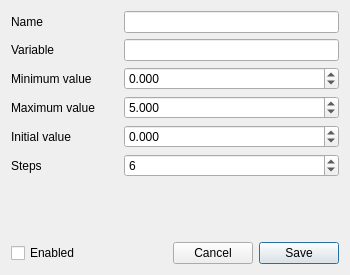
<?xml version="1.0" encoding="UTF-8"?>
<ui version="4.0">
 <class>SliderDialog</class>
 <widget class="QDialog" name="SliderDialog">
  <property name="geometry">
   <rect>
    <x>0</x>
    <y>0</y>
    <width>350</width>
    <height>275</height>
   </rect>
  </property>
  <property name="windowTitle">
   <string>Slider settings</string>
  </property>
  <layout class="QGridLayout" name="gridLayout">
   <item row="4" column="0">
    <widget class="QLabel" name="labelInit">
     <property name="text">
      <string>Initial value</string>
     </property>
    </widget>
   </item>
   <item row="5" column="0">
    <widget class="QLabel" name="labelStep">
     <property name="text">
      <string>Steps</string>
     </property>
    </widget>
   </item>
   <item row="3" column="0">
    <widget class="QLabel" name="labelMax">
     <property name="text">
      <string>Maximum value</string>
     </property>
    </widget>
   </item>
   <item row="2" column="0">
    <widget class="QLabel" name="labelMin">
     <property name="text">
      <string>Minimum value</string>
     </property>
    </widget>
   </item>
   <item row="1" column="0">
    <widget class="QLabel" name="labelLabel">
     <property name="text">
      <string>Variable</string>
     </property>
    </widget>
   </item>
   <item row="0" column="0">
    <widget class="QLabel" name="labelName">
     <property name="text">
      <string>Name</string>
     </property>
    </widget>
   </item>
   <item row="6" column="0" colspan="3">
    <spacer name="verticalSpacer">
     <property name="orientation">
      <enum>Qt::Vertical</enum>
     </property>
     <property name="sizeHint" stdset="0">
      <size>
       <width>0</width>
       <height>0</height>
      </size>
     </property>
    </spacer>
   </item>
   <item row="4" column="1" colspan="2">
    <widget class="QDoubleSpinBox" name="Init">
     <property name="decimals">
      <number>3</number>
     </property>
     <property name="minimum">
      <double>-99999.000000000000000</double>
     </property>
     <property name="maximum">
      <double>99999.000000000000000</double>
     </property>
    </widget>
   </item>
   <item row="3" column="1" colspan="2">
    <widget class="QDoubleSpinBox" name="Max">
     <property name="decimals">
      <number>3</number>
     </property>
     <property name="minimum">
      <double>-99999.000000000000000</double>
     </property>
     <property name="maximum">
      <double>99999.000000000000000</double>
     </property>
     <property name="value">
      <double>5.000000000000000</double>
     </property>
    </widget>
   </item>
   <item row="2" column="1" colspan="2">
    <widget class="QDoubleSpinBox" name="Min">
     <property name="decimals">
      <number>3</number>
     </property>
     <property name="minimum">
      <double>-99999.000000000000000</double>
     </property>
     <property name="maximum">
      <double>99999.000000000000000</double>
     </property>
    </widget>
   </item>
   <item row="1" column="1" colspan="2">
    <widget class="QLineEdit" name="Label"/>
   </item>
   <item row="0" column="1" colspan="2">
    <widget class="QLineEdit" name="Name"/>
   </item>
   <item row="7" column="0" colspan="3">
    <layout class="QHBoxLayout" name="horizontalLayout">
     <item>
      <widget class="QCheckBox" name="Active">
       <property name="text">
        <string>Enabled</string>
       </property>
      </widget>
     </item>
     <item>
      <spacer name="horizontalSpacer">
       <property name="orientation">
        <enum>Qt::Horizontal</enum>
       </property>
       <property name="sizeHint" stdset="0">
        <size>
         <width>0</width>
         <height>0</height>
        </size>
       </property>
      </spacer>
     </item>
     <item>
      <widget class="QPushButton" name="cancelButton">
       <property name="text">
        <string>Cancel</string>
       </property>
      </widget>
     </item>
     <item>
      <widget class="QPushButton" name="saveButton">
       <property name="text">
        <string>Save</string>
       </property>
       <property name="default">
        <bool>true</bool>
       </property>
      </widget>
     </item>
    </layout>
   </item>
   <item row="5" column="1" colspan="2">
    <widget class="QSpinBox" name="Steps">
     <property name="sizePolicy">
      <sizepolicy hsizetype="Preferred" vsizetype="Fixed">
       <horstretch>0</horstretch>
       <verstretch>0</verstretch>
      </sizepolicy>
     </property>
     <property name="minimum">
      <number>2</number>
     </property>
     <property name="maximum">
      <number>100</number>
     </property>
     <property name="value">
      <number>6</number>
     </property>
    </widget>
   </item>
  </layout>
 </widget>
 <tabstops>
  <tabstop>Name</tabstop>
  <tabstop>Label</tabstop>
  <tabstop>Min</tabstop>
  <tabstop>Max</tabstop>
  <tabstop>Init</tabstop>
  <tabstop>Steps</tabstop>
  <tabstop>Active</tabstop>
  <tabstop>cancelButton</tabstop>
  <tabstop>saveButton</tabstop>
 </tabstops>
 <resources/>
 <connections>
  <connection>
   <sender>saveButton</sender>
   <signal>clicked()</signal>
   <receiver>SliderDialog</receiver>
   <slot>accept()</slot>
   <hints>
    <hint type="sourcelabel">
     <x>389</x>
     <y>289</y>
    </hint>
    <hint type="destinationlabel">
     <x>648</x>
     <y>346</y>
    </hint>
   </hints>
  </connection>
  <connection>
   <sender>cancelButton</sender>
   <signal>clicked()</signal>
   <receiver>SliderDialog</receiver>
   <slot>reject()</slot>
   <hints>
    <hint type="sourcelabel">
     <x>303</x>
     <y>289</y>
    </hint>
    <hint type="destinationlabel">
     <x>302</x>
     <y>414</y>
    </hint>
   </hints>
  </connection>
  <connection>
   <sender>Min</sender>
   <signal>valueChanged(double)</signal>
   <receiver>SliderDialog</receiver>
   <slot>MinSpinChange(double)</slot>
   <hints>
    <hint type="sourcelabel">
     <x>254</x>
     <y>91</y>
    </hint>
    <hint type="destinationlabel">
     <x>710</x>
     <y>93</y>
    </hint>
   </hints>
  </connection>
  <connection>
   <sender>Max</sender>
   <signal>valueChanged(double)</signal>
   <receiver>SliderDialog</receiver>
   <slot>MaxSpinChange(double)</slot>
   <hints>
    <hint type="sourcelabel">
     <x>350</x>
     <y>129</y>
    </hint>
    <hint type="destinationlabel">
     <x>633</x>
     <y>129</y>
    </hint>
   </hints>
  </connection>
  <connection>
   <sender>Min</sender>
   <signal>valueChanged(double)</signal>
   <receiver>SliderDialog</receiver>
   <slot>StepValueChange()</slot>
   <hints>
    <hint type="sourcelabel">
     <x>274</x>
     <y>93</y>
    </hint>
    <hint type="destinationlabel">
     <x>689</x>
     <y>153</y>
    </hint>
   </hints>
  </connection>
  <connection>
   <sender>Max</sender>
   <signal>valueChanged(double)</signal>
   <receiver>SliderDialog</receiver>
   <slot>StepValueChange()</slot>
   <hints>
    <hint type="sourcelabel">
     <x>198</x>
     <y>131</y>
    </hint>
    <hint type="destinationlabel">
     <x>712</x>
     <y>228</y>
    </hint>
   </hints>
  </connection>
  <connection>
   <sender>Steps</sender>
   <signal>valueChanged(int)</signal>
   <receiver>SliderDialog</receiver>
   <slot>StepValueChange()</slot>
   <hints>
    <hint type="sourcelabel">
     <x>159</x>
     <y>197</y>
    </hint>
    <hint type="destinationlabel">
     <x>416</x>
     <y>391</y>
    </hint>
   </hints>
  </connection>
 </connections>
 <slots>
  <slot>MaxSpinChange(double)</slot>
  <slot>MinSpinChange(double)</slot>
  <slot>StepValueChange()</slot>
 </slots>
</ui>
